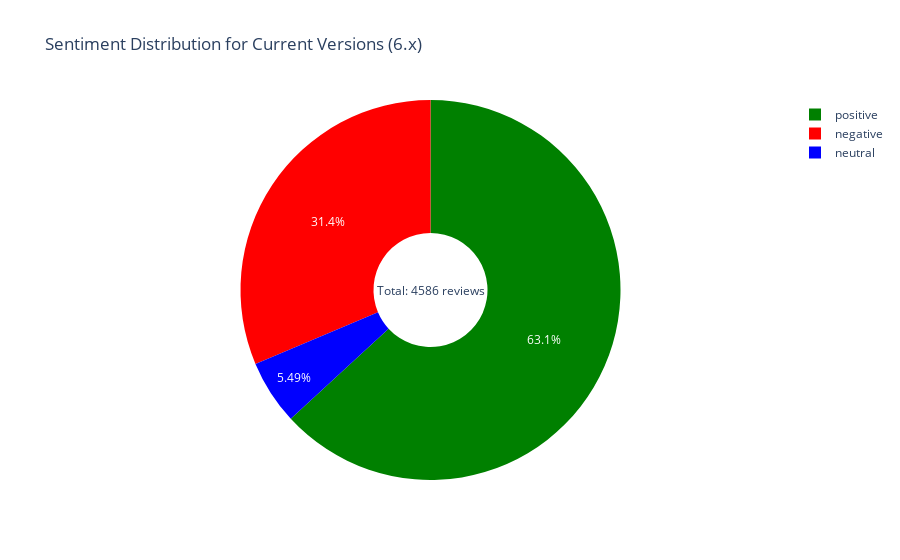
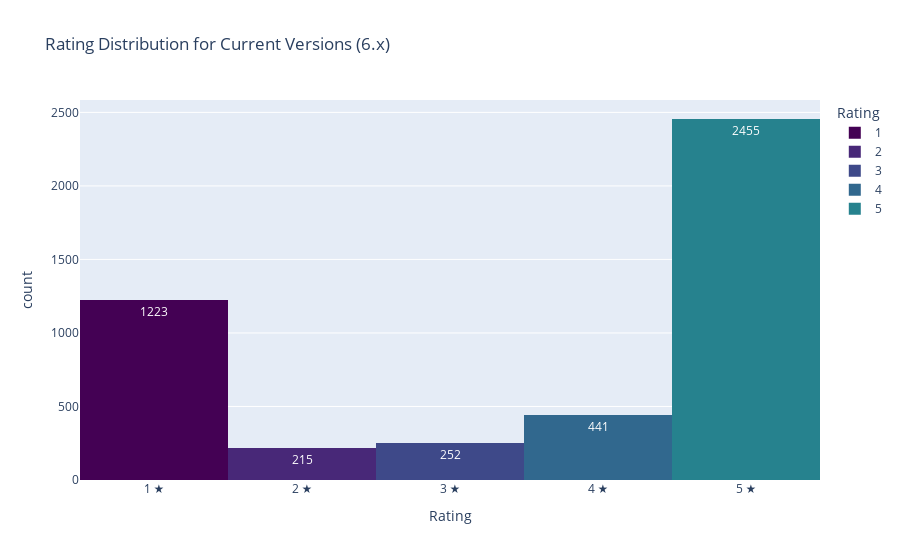
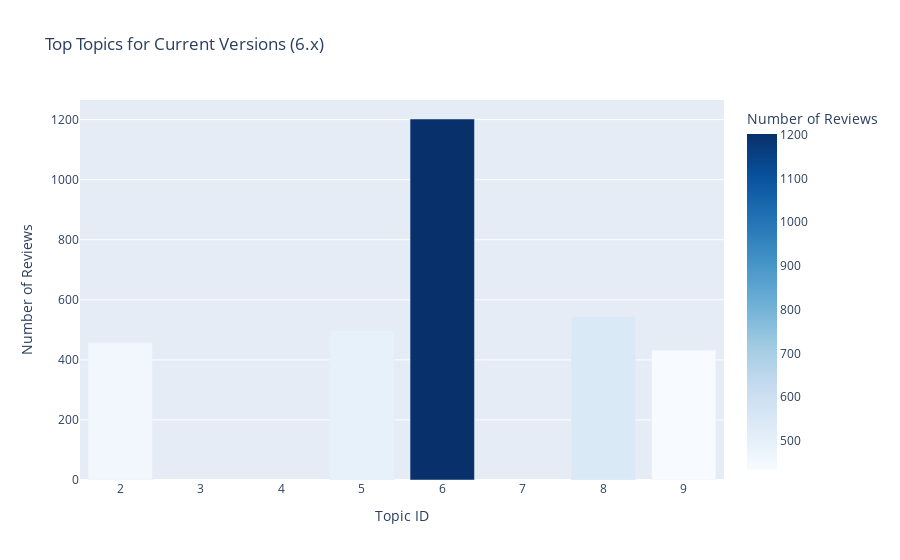
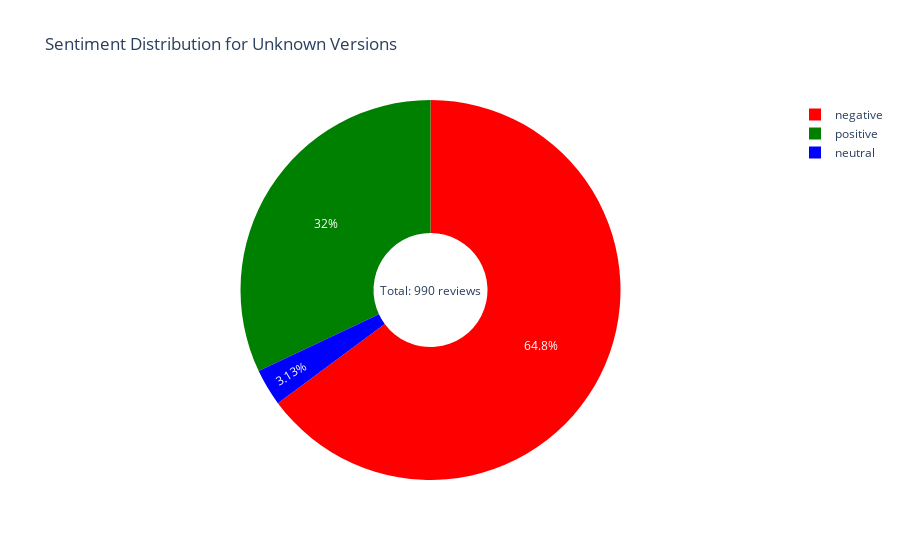

These figures' notebook cell, in order:
### Markdown cell above
## Version-Based Analysis

App version information is valuable for understanding how different releases impact user sentiment and feedback. This analysis allows us to track the evolution of user satisfaction across app updates and identify versions that introduced features or issues.

### Code cell
# Analyze version-specific visualizations for a selected version range
print("\n=== Version-Specific Visualization ===")
print("Select a version range to visualize in detail:")

# Function to create version-specific analysis
def visualize_version_range(df, title):
    print(f"\nGenerating visualizations for: {title}")
    
    # Skip if dataframe is empty
    if len(df) == 0:
        print("No data available for this version range.")
        return
    
    # Create sentiment breakdown visualization
    import plotly.express as px
    import plotly.graph_objects as go
    from plotly.subplots import make_subplots
    
    # 1. Sentiment pie chart
    if 'sentiment' in df.columns:
        sentiment_counts = df['sentiment'].value_counts()
        fig1 = px.pie(
            values=sentiment_counts.values,
            names=sentiment_counts.index,
            title=f"Sentiment Distribution for {title}",
            color=sentiment_counts.index,
            color_discrete_map={'positive': 'green', 'neutral': 'blue', 'negative': 'red'},
            hole=0.3
        )
        
        # Add count annotation
        fig1.add_annotation(
            text=f"Total: {len(df)} reviews",
            x=0.5, y=0.5,
            showarrow=False
        )
        
        fig1.show()
    
    # 2. Rating histogram
    if 'rating' in df.columns:
        fig2 = px.histogram(
            df, 
            x="rating", 
            color="rating",
            title=f"Rating Distribution for {title}",
            labels={"rating": "Rating", "count": "Number of Reviews"},
            category_orders={"rating": [1, 2, 3, 4, 5]},
            color_discrete_sequence=px.colors.sequential.Viridis,
            text_auto=True
        )
        
        # Update layout
        fig2.update_layout(
            xaxis=dict(
                tickmode='array',
                tickvals=[1, 2, 3, 4, 5],
                ticktext=['1 ★', '2 ★', '3 ★', '4 ★', '5 ★']
            )
        )
        
        fig2.show()
    
    # 3. Topic breakdown if available
    if 'primary_topic' in df.columns:
        topic_counts = df['primary_topic'].value_counts().head(5)
        topic_df = pd.DataFrame({
            'topic': topic_counts.index,
            'count': topic_counts.values
        })
        
        # Create a bar chart of top topics
        fig3 = px.bar(
            topic_df,
            x='topic',
            y='count',
            title=f"Top Topics for {title}",
            labels={'topic': 'Topic ID', 'count': 'Number of Reviews'},
            color='count',
            color_continuous_scale=px.colors.sequential.Blues
        )
        
        fig3.show()
    
    # 4. Word cloud or top keywords if available
    if "keywords" in analysis_results:
        # Check if we can filter keywords by this subset
        if len(df) > 100:  # Only if we have enough data
            # Get the text from this subset
            texts = df['text'].dropna().tolist()
            
            if texts:
                try:
                    from wordcloud import WordCloud
                    import matplotlib.pyplot as plt
                    
                    # Combine all texts
                    all_text = " ".join(texts)
                    
                    # Generate word cloud
                    wordcloud = WordCloud(
                        width=800, height=400,
                        background_color='white',
                        max_words=100,
                        contour_width=1
                    ).generate(all_text)
                    
                    # Display word cloud
                    plt.figure(figsize=(10, 6))
                    plt.imshow(wordcloud, interpolation='bilinear')
                    plt.axis('off')
                    plt.title(f"Word Cloud for {title}")
                    plt.tight_layout()
                    plt.show()
                except ImportError:
                    print("WordCloud library not available. Skipping word cloud visualization.")
            else:
                print("Insufficient text data for word cloud generation.")
    
    return

# Example: Visualize the current versions
print("\nVisualizing current versions (6.x)...")
visualize_version_range(current_versions_df, "Current Versions (6.x)")

# Example: Visualize unknown versions to compare
print("\nVisualizing unknown versions for comparison...")
visualize_version_range(unknown_versions_df, "Unknown Versions")

# Example: Visualize latest versions if available
if len(latest_versions_df) > 10:  # Only if we have enough data
    print("\nVisualizing latest versions (7+)...")
    visualize_version_range(latest_versions_df, "Latest Versions (7+)")

### Figure 1 — Plotly figure (JSON) as saved in the notebook; plotly's stock layout.template omitted (floating-point values rounded to 4 significant figures)
{"data": [{"customdata": [["positive"], ["negative"], ["neutral"]], "domain": {"x": [0, 1], "y": [0, 1]}, "hole": 0.3, "hovertemplate": "label=%{label}<br>value=%{value}<br>color=%{customdata[0]}<extra></extra>", "labels": ["positive", "negative", "neutral"], "legendgroup": "", "marker": {"colors": ["green", "red", "blue"]}, "name": "", "showlegend": true, "type": "pie", "values": [2896, 1438, 252]}], "layout": {"annotations": [{"showarrow": false, "text": "Total: 4586 reviews", "x": 0.5, "y": 0.5}], "legend": {"tracegroupgap": 0}, "title": {"text": "Sentiment Distribution for Current Versions (6.x)"}}}

### Figure 2 — Plotly figure (JSON) as saved in the notebook; plotly's stock layout.template omitted (floating-point values rounded to 4 significant figures; data arrays with more than 128 entries replaced by an {"elided": "..."} marker saying what was removed)
{"data": [{"bingroup": "x", "hovertemplate": "Rating=%{x}<br>count=%{y}<extra></extra>", "legendgroup": "1", "marker": {"color": "#440154", "pattern": {"shape": ""}}, "name": "1", "orientation": "v", "showlegend": true, "texttemplate": "%{value}", "type": "histogram", "x": {"elided": "1223 int values"}, "xaxis": "x", "yaxis": "y"}, {"bingroup": "x", "hovertemplate": "Rating=%{x}<br>count=%{y}<extra></extra>", "legendgroup": "2", "marker": {"color": "#482878", "pattern": {"shape": ""}}, "name": "2", "orientation": "v", "showlegend": true, "texttemplate": "%{value}", "type": "histogram", "x": {"elided": "215 int values"}, "xaxis": "x", "yaxis": "y"}, {"bingroup": "x", "hovertemplate": "Rating=%{x}<br>count=%{y}<extra></extra>", "legendgroup": "3", "marker": {"color": "#3e4989", "pattern": {"shape": ""}}, "name": "3", "orientation": "v", "showlegend": true, "texttemplate": "%{value}", "type": "histogram", "x": {"elided": "252 int values"}, "xaxis": "x", "yaxis": "y"}, {"bingroup": "x", "hovertemplate": "Rating=%{x}<br>count=%{y}<extra></extra>", "legendgroup": "4", "marker": {"color": "#31688e", "pattern": {"shape": ""}}, "name": "4", "orientation": "v", "showlegend": true, "texttemplate": "%{value}", "type": "histogram", "x": {"elided": "441 int values"}, "xaxis": "x", "yaxis": "y"}, {"bingroup": "x", "hovertemplate": "Rating=%{x}<br>count=%{y}<extra></extra>", "legendgroup": "5", "marker": {"color": "#26828e", "pattern": {"shape": ""}}, "name": "5", "orientation": "v", "showlegend": true, "texttemplate": "%{value}", "type": "histogram", "x": {"elided": "2455 int values"}, "xaxis": "x", "yaxis": "y"}], "layout": {"barmode": "relative", "legend": {"title": {"text": "Rating"}, "tracegroupgap": 0}, "title": {"text": "Rating Distribution for Current Versions (6.x)"}, "xaxis": {"anchor": "y", "categoryarray": [1, 2, 3, 4, 5], "categoryorder": "array", "domain": [0, 1], "tickmode": "array", "ticktext": ["1 ★", "2 ★", "3 ★", "4 ★", "5 ★"], "tickvals": [1, 2, 3, 4, 5], "title": {"text": "Rating"}}, "yaxis": {"anchor": "x", "domain": [0, 1], "title": {"text": "count"}}}}

### Figure 3 — Plotly figure (JSON) as saved in the notebook; plotly's stock layout.template omitted (floating-point values rounded to 4 significant figures)
{"data": [{"hovertemplate": "Topic ID=%{x}<br>Number of Reviews=%{marker.color}<extra></extra>", "legendgroup": "", "marker": {"color": [1202, 544, 496, 457, 433], "coloraxis": "coloraxis", "pattern": {"shape": ""}}, "name": "", "orientation": "v", "showlegend": false, "textposition": "auto", "type": "bar", "x": [6.0, 8.0, 5.0, 2.0, 9.0], "xaxis": "x", "y": [1202, 544, 496, 457, 433], "yaxis": "y"}], "layout": {"barmode": "relative", "coloraxis": {"colorbar": {"title": {"text": "Number of Reviews"}}, "colorscale": [[0, "rgb(247,251,255)"], [0.125, "rgb(222,235,247)"], [0.25, "rgb(198,219,239)"], [0.375, "rgb(158,202,225)"], [0.5, "rgb(107,174,214)"], [0.625, "rgb(66,146,198)"], [0.75, "rgb(33,113,181)"], [0.875, "rgb(8,81,156)"], [1, "rgb(8,48,107)"]]}, "legend": {"tracegroupgap": 0}, "title": {"text": "Top Topics for Current Versions (6.x)"}, "xaxis": {"anchor": "y", "domain": [0, 1], "title": {"text": "Topic ID"}}, "yaxis": {"anchor": "x", "domain": [0, 1], "title": {"text": "Number of Reviews"}}}}

### Figure 4 — Plotly figure (JSON) as saved in the notebook; plotly's stock layout.template omitted (floating-point values rounded to 4 significant figures)
{"data": [{"customdata": [["negative"], ["positive"], ["neutral"]], "domain": {"x": [0, 1], "y": [0, 1]}, "hole": 0.3, "hovertemplate": "label=%{label}<br>value=%{value}<br>color=%{customdata[0]}<extra></extra>", "labels": ["negative", "positive", "neutral"], "legendgroup": "", "marker": {"colors": ["red", "green", "blue"]}, "name": "", "showlegend": true, "type": "pie", "values": [642, 317, 31]}], "layout": {"annotations": [{"showarrow": false, "text": "Total: 990 reviews", "x": 0.5, "y": 0.5}], "legend": {"tracegroupgap": 0}, "title": {"text": "Sentiment Distribution for Unknown Versions"}}}
